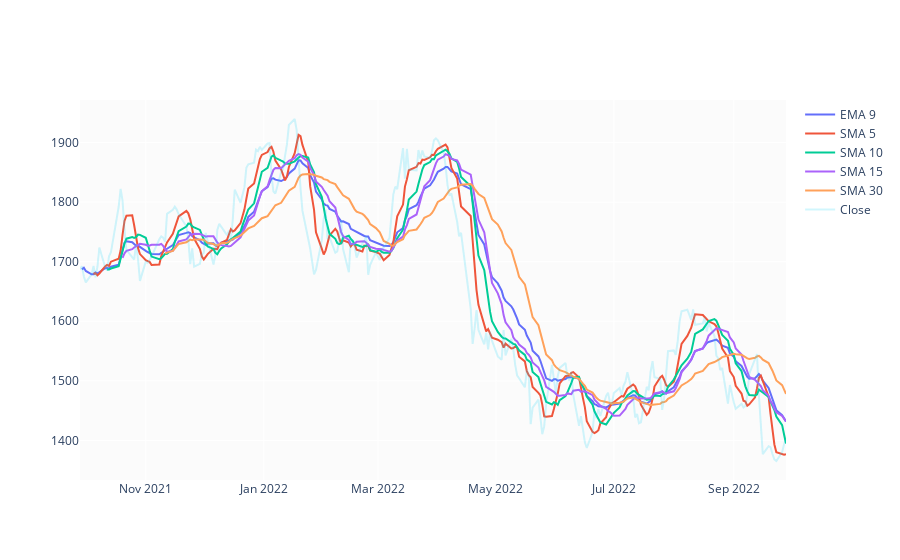

This figure's notebook cell:
### Code cell
df['EMA_9'] = df['Close'].ewm(9).mean().shift()
df['SMA_5'] = df['Close'].rolling(5).mean().shift()
df['SMA_10'] = df['Close'].rolling(10).mean().shift()
df['SMA_15'] = df['Close'].rolling(15).mean().shift()
df['SMA_30'] = df['Close'].rolling(30).mean().shift()

fig = go.Figure()
fig.add_trace(go.Scatter(x=df.Date, y=df.EMA_9, name='EMA 9'))
fig.add_trace(go.Scatter(x=df.Date, y=df.SMA_5, name='SMA 5'))
fig.add_trace(go.Scatter(x=df.Date, y=df.SMA_10, name='SMA 10'))
fig.add_trace(go.Scatter(x=df.Date, y=df.SMA_15, name='SMA 15'))
fig.add_trace(go.Scatter(x=df.Date, y=df.SMA_30, name='SMA 30'))
fig.add_trace(go.Scatter(x=df.Date, y=df.Close, name='Close', opacity=0.2))
fig.show()

### Figure 1 — Plotly figure (JSON) as saved in the notebook; plotly's stock layout.template omitted (floating-point values rounded to 4 significant figures; data arrays with more than 128 entries replaced by an {"elided": "..."} marker saying what was removed)
{"data": [{"name": "EMA 9", "type": "scatter", "x": {"elided": "250 str values"}, "y": {"elided": "250 float values"}}, {"name": "SMA 5", "type": "scatter", "x": {"elided": "250 str values"}, "y": {"elided": "250 float values"}}, {"name": "SMA 10", "type": "scatter", "x": {"elided": "250 str values"}, "y": {"elided": "250 float values"}}, {"name": "SMA 15", "type": "scatter", "x": {"elided": "250 str values"}, "y": {"elided": "250 float values"}}, {"name": "SMA 30", "type": "scatter", "x": {"elided": "250 str values"}, "y": {"elided": "250 float values"}}, {"name": "Close", "opacity": 0.2, "type": "scatter", "x": {"elided": "250 str values"}, "y": {"elided": "250 float values"}}], "layout": {}}
